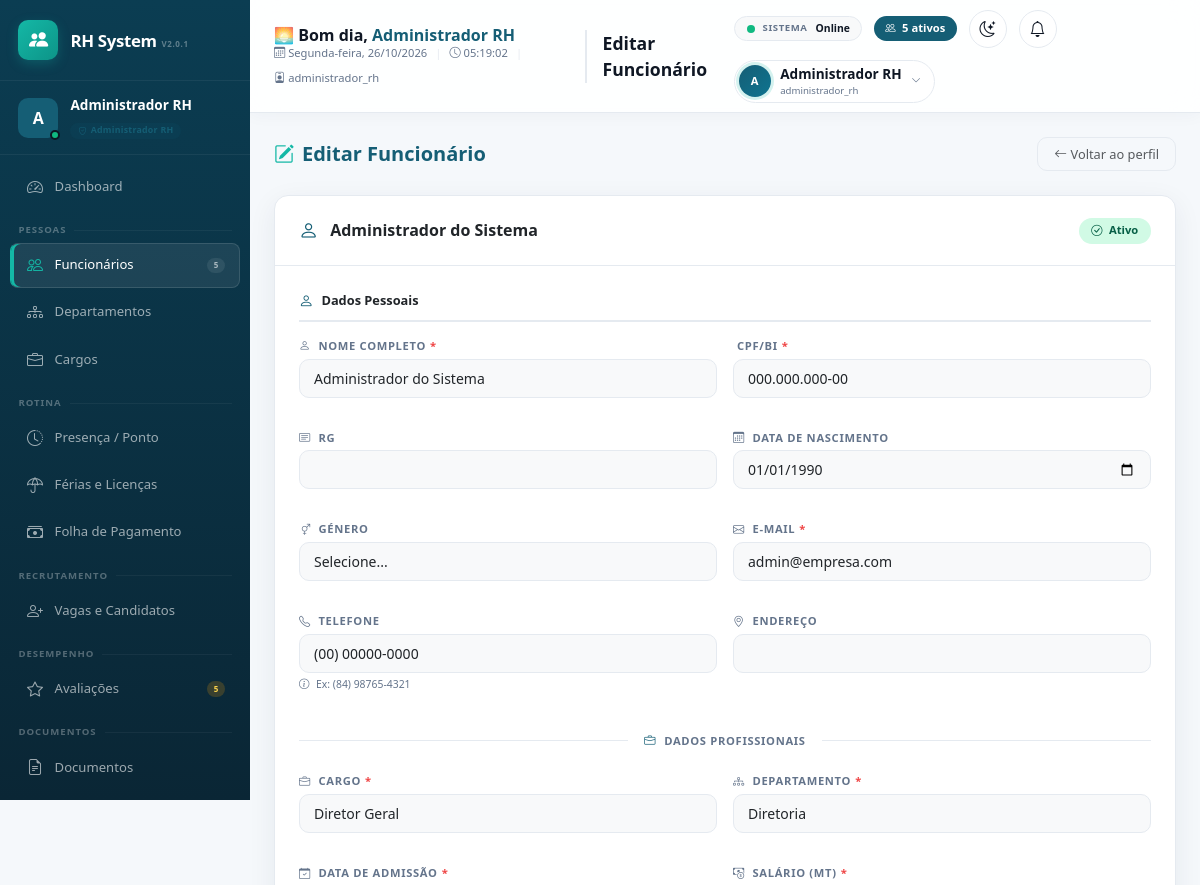
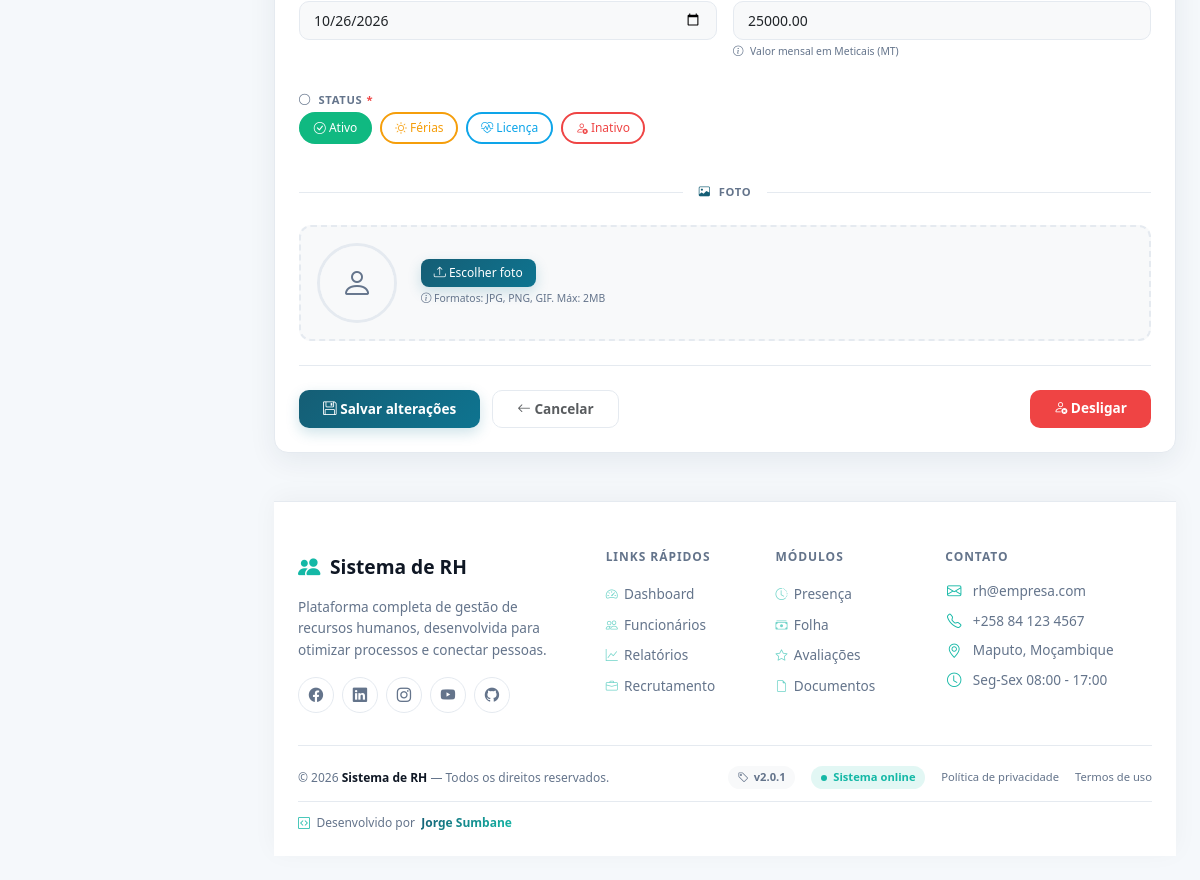
Screenshot of /modules/funcionarios/editar.php?id=1 (signed in) with the database file from the repository (2 pictures, top to bottom).
### tables this page shows
CREATE TABLE funcionarios (
    id INT AUTO_INCREMENT PRIMARY KEY,
    nome VARCHAR(150) NOT NULL,
    cpf VARCHAR(20) NOT NULL UNIQUE,  
    rg VARCHAR(30) NULL,
    data_nascimento DATE NULL,
    genero ENUM('masculino','feminino','outro') NULL,
    email VARCHAR(150) NOT NULL UNIQUE,
    telefone VARCHAR(30) NULL,
    endereco VARCHAR(255) NULL,
    data_admissao DATE NOT NULL,
    data_demissao DATE NULL,
    cargo_id INT NOT NULL,
    departamento_id INT NOT NULL,
    salario DECIMAL(10,2) NOT NULL DEFAULT 0,
    status ENUM('ativo','inativo','ferias','licenca') NOT NULL DEFAULT 'ativo',
    foto VARCHAR(255) NULL,
    criado_em DATETIME NOT NULL DEFAULT CURRENT_TIMESTAMP,
    atualizado_em DATETIME NOT NULL DEFAULT CURRENT_TIMESTAMP ON UPDATE CURRENT_TIMESTAMP,
    CONSTRAINT fk_func_cargo FOREIGN KEY (cargo_id) REFERENCES cargos(id) ON DELETE RESTRICT,
    CONSTRAINT fk_func_departamento FOREIGN KEY (departamento_id) REFERENCES departamentos(id) ON DELETE RESTRICT
);

CREATE TABLE cargos (
    id INT AUTO_INCREMENT PRIMARY KEY,
    titulo VARCHAR(100) NOT NULL,
    departamento_id INT NOT NULL,
    salario_base DECIMAL(10,2) NOT NULL DEFAULT 0,
    descricao TEXT NULL,
    ativo TINYINT(1) NOT NULL DEFAULT 1,
    criado_em DATETIME NOT NULL DEFAULT CURRENT_TIMESTAMP,
    CONSTRAINT fk_cargos_departamento FOREIGN KEY (departamento_id) REFERENCES departamentos(id) ON DELETE RESTRICT
);

CREATE TABLE departamentos (
    id INT AUTO_INCREMENT PRIMARY KEY,
    nome VARCHAR(100) NOT NULL,
    descricao TEXT NULL,
    gestor_id INT NULL,  
    ativo TINYINT(1) NOT NULL DEFAULT 1,
    criado_em DATETIME NOT NULL DEFAULT CURRENT_TIMESTAMP
);

### includes/bootstrap.php (called while the page is built, shortened)
<?php
spl_autoload_register(function (string $classe): void {
    $caminho = __DIR__ . '/../classes/' . $classe . '.php';
});
require_once __DIR__ . '/auth.php';
require_once __DIR__ . '/functions.php';

### classes/Database.php (called while the page is built, shortened)
<?php
class Database
{
    private static ?PDO $instance = null;
    public static function getConnection(): PDO
    {
        if (self::$instance === null) {
            $dsn = sprintf(
                'mysql:host=%s;port=%s;dbname=%s;charset=%s',
                DB_HOST,
                DB_PORT,
                DB_NAME,
                DB_CHARSET
            );
            $options = [
                PDO::ATTR_ERRMODE            => PDO::ERRMODE_EXCEPTION,
                PDO::ATTR_DEFAULT_FETCH_MODE => PDO::FETCH_ASSOC,
                PDO::ATTR_EMULATE_PREPARES   => false,
            ];
            try {
                self::$instance = new PDO($dsn, DB_USER, DB_PASS, $options);
                $offset = (new DateTime('now', new DateTimeZone(date_default_timezone_get())))->format('P');
                self::$instance->exec("SET time_zone = '{$offset}'");
            } catch (PDOException $e) {
                error_log('Erro de conexão com o banco: ' . $e->getMessage());
                die('Não foi possível conectar ao banco de dados. Verifique se o MySQL está em execução no XAMPP e se o banco "rh_sistema" foi importado (veja database/schema.sql).');
            }
        }
        return self::$instance;
    }
}

### classes/Funcionario.php (called while the page is built, shortened)
<?php
class Funcionario
{
    private PDO $db;
    public function __construct()
    {
        $this->db = Database::getConnection();
    }
    public function buscarPorId(int $id): ?array
    {
        $stmt = $this->db->prepare(
            'SELECT f.*, c.titulo AS cargo_titulo, d.nome AS departamento_nome
             FROM funcionarios f
             JOIN cargos c ON c.id = f.cargo_id
             JOIN departamentos d ON d.id = f.departamento_id
             WHERE f.id = :id'
        );
        $stmt->execute([':id' => $id]);
        $resultado = $stmt->fetch();
        return $resultado ?: null;
    }
}

### includes/functions.php (called while the page is built, shortened)
<?php
function e(?string $texto): string
{
    return htmlspecialchars($texto ?? '', ENT_QUOTES, 'UTF-8');
}
    ?>

### classes/Cargo.php (called while the page is built, shortened)
<?php
class Cargo
{
    private PDO $db;
    public function __construct()
    {
        $this->db = Database::getConnection();
    }
    public function listar(): array
    {
        $stmt = $this->db->query(
            'SELECT c.*, d.nome AS departamento_nome
             FROM cargos c
             LEFT JOIN departamentos d ON d.id = c.departamento_id
             ORDER BY c.titulo ASC'
        );
        return $stmt->fetchAll();
    }
}

### classes/Departamento.php (called while the page is built, shortened)
<?php
class Departamento
{
    private PDO $db;
    public function __construct()
    {
        $this->db = Database::getConnection();
    }
    public function listar(bool $apenasAtivos = false): array
    {
        $sql = 'SELECT d.*, f.nome AS gestor_nome,
                       (SELECT COUNT(*) FROM funcionarios WHERE departamento_id = d.id AND status = "ativo") AS total_funcionarios
                FROM departamentos d
                LEFT JOIN funcionarios f ON f.id = d.gestor_id';
        if ($apenasAtivos) {
            $sql .= ' WHERE d.ativo = 1';
        }
        $sql .= ' ORDER BY d.nome ASC';
        return $this->db->query($sql)->fetchAll();
    }
}

### includes/auth.php (called while the page is built, shortened)
<?php
function estaLogado(): bool
{
    return isset($_SESSION['usuario_id']);
}
function usuarioTemPerfil(array $perfis): bool
{
    return usuarioAtualPerfil() === PERFIL_SUPER_ADMIN
        || in_array(usuarioAtualPerfil(), $perfis, true);
}
function usuarioAtualPerfil(): string
{
    return $_SESSION['usuario_perfil'] ?? '';
}

### modules/funcionarios/_form.php (the view, shortened to what this page needs)
<?php
$isEdit = isset($id) && $id > 0;
?>
<form method="POST" enctype="multipart/form-data">
    <div class="form-section-title">
        <i class="bi bi-person"></i> Dados Pessoais
    </div>
    <div class="row g-3">
        <div class="col-md-6">
            <div class="form-floating-custom">
                <label class="form-label required-field"><i class="bi bi-person"></i> Nome completo</label>
                <input type="text" name="nome" class="form-control <?= in_array('Informe o nome.', $erros) ? 'is-invalid' : '' ?>"
                       value="<?= e($funcionario['nome'] ?? '') ?>" required>
            </div>
        </div>
        <div class="col-md-6">
            <div class="form-floating-custom">
                <label class="form-label required-field"><i class="bi bi-id-card"></i> CPF/BI</label>
                <input type="text" name="cpf" class="form-control <?= in_array('Informe o CPF/BI.', $erros) ? 'is-invalid' : '' ?>"
                       value="<?= e($funcionario['cpf'] ?? '') ?>" required>
            </div>
        </div>
        <div class="col-md-6">
            <div class="form-floating-custom">
                <label class="form-label"><i class="bi bi-card-text"></i> RG</label>
                <input type="text" name="rg" class="form-control" value="<?= e($funcionario['rg'] ?? '') ?>">
            </div>
        </div>
        <div class="col-md-6">
            <div class="form-floating-custom">
                <label class="form-label"><i class="bi bi-calendar3"></i> Data de nascimento</label>
                <input type="date" name="data_nascimento" class="form-control"
                       value="<?= e($funcionario['data_nascimento'] ?? '') ?>">
            </div>
        </div>
        <div class="col-md-6">
            <div class="form-floating-custom">
                <label class="form-label"><i class="bi bi-gender-ambiguous"></i> Género</label>
                <select name="genero" class="form-select">
                    <option value="">Selecione...</option>
                </select>
            </div>
        </div>
        <div class="col-md-6">
            <div class="form-floating-custom">
                <label class="form-label required-field"><i class="bi bi-envelope"></i> E-mail</label>
                <input type="email" name="email" class="form-control <?= in_array('E-mail inválido.', $erros) ? 'is-invalid' : '' ?>"
                       value="<?= e($funcionario['email'] ?? '') ?>" required>
            </div>
        </div>
        <div class="col-md-6">
            <div class="form-floating-custom">
                <label class="form-label"><i class="bi bi-telephone"></i> Telefone</label>
                <input type="text" name="telefone" class="form-control" value="<?= e($funcionario['telefone'] ?? '') ?>">
                <div class="form-text"><i class="bi bi-info-circle"></i> Ex: (84) 98765-4321</div>
            </div>
        </div>
        <div class="col-md-6">
            <div class="form-floating-custom">
                <label class="form-label"><i class="bi bi-geo-alt"></i> Endereço</label>
                <input type="text" name="endereco" class="form-control" value="<?= e($funcionario['endereco'] ?? '') ?>">
            </div>
        </div>
    </div>
    <div class="form-divider">
        <span><i class="bi bi-briefcase"></i> Dados Profissionais</span>
    </div>
    <div class="row g-3">
        <div class="col-md-6">
            <div class="form-floating-custom">
                <label class="form-label required-field"><i class="bi bi-briefcase"></i> Cargo</label>
                <select name="cargo_id" class="form-select" required>
                    <?php foreach ($cargos as $c): ?>
                        <option value="<?= $c['id'] ?>" <?= ($funcionario['cargo_id'] ?? '') == $c['id'] ? 'selected' : '' ?>>
                            <?= e($c['titulo']) ?>
                        </option>
                    <?php endforeach; ?>
                </select>
            </div>
        </div>
        <div class="col-md-6">
            <div class="form-floating-custom">
                <label class="form-label required-field"><i class="bi bi-diagram-3"></i> Departamento</label>
                <select name="departamento_id" class="form-select" required>
                    <?php foreach ($departamentos as $d): ?>
                        <option value="<?= $d['id'] ?>" <?= ($funcionario['departamento_id'] ?? '') == $d['id'] ? 'selected' : '' ?>>
                            <?= e($d['nome']) ?>
                        </option>
                    <?php endforeach; ?>
                </select>
            </div>
        </div>
        <div class="col-md-6">
            <div class="form-floating-custom">
                <label class="form-label required-field"><i class="bi bi-calendar-check"></i> Data de admissão</label>
                <input type="date" name="data_admissao" class="form-control <?= in_array('Informe a data de admissão.', $erros) ? 'is-invalid' : '' ?>"
                       value="<?= e($funcionario['data_admissao'] ?? '') ?>" required>
            </div>
        </div>
        <?php if (usuarioTemPerfil([PERFIL_ADMIN, PERFIL_RH])): ?>
        <div class="col-md-6">
            <div class="form-floating-custom">
                <label class="form-label required-field"><i class="bi bi-cash-coin"></i> Salário (MT)</label>
                <input type="number" step="0.01" name="salario" class="form-control <?= in_array('Salário inválido.', $erros) ? 'is-invalid' : '' ?>"
                       value="<?= e($funcionario['salario'] ?? '') ?>" required>
                <div class="form-text"><i class="bi bi-info-circle"></i> Valor mensal em Meticais (MT)</div>
            </div>
        </div>
        <?php endif; ?>
        <div class="col-md-6">
            <div class="form-floating-custom">
                <label class="form-label required-field"><i class="bi bi-circle"></i> Status</label>
                <div class="status-options" role="group">
                    <label class="status-option ativo <?= ($funcionario['status'] ?? 'ativo') === 'ativo' ? 'active' : '' ?>">
                        <i class="bi bi-check-circle"></i> Ativo
                    </label>
                    <label class="status-option ferias <?= ($funcionario['status'] ?? '') === 'ferias' ? 'active' : '' ?>">
                        <i class="bi bi-sun"></i> Férias
                    </label>
                    <label class="status-option licenca <?= ($funcionario['status'] ?? '') === 'licenca' ? 'active' : '' ?>">
                        <i class="bi bi-heart-pulse"></i> Licença
                    </label>
                    <label class="status-option inativo <?= ($funcionario['status'] ?? '') === 'inativo' ? 'active' : '' ?>">
                        <i class="bi bi-person-x"></i> Inativo
                    </label>
                </div>
            </div>
        </div>
    </div>
    <div class="form-divider">
        <span><i class="bi bi-image"></i> Foto</span>
    </div>
    <div class="photo-upload">
        <div class="photo-preview">
            <?php if (!empty($funcionario['foto'] ?? '')): ?>
                <img src="foto.php?id=<?= $id ?? 0 ?>" alt="Foto">
            <?php else: ?>
                <div class="no-photo">
                    <i class="bi bi-person"></i>
                </div>
            <?php endif; ?>
        </div>
        <div class="photo-actions">
            <label class="btn btn-primary btn-sm">
                <i class="bi bi-upload"></i> Escolher foto
            </label>
            <div class="form-text">
                <i class="bi bi-info-circle"></i> Formatos: JPG, PNG, GIF. Máx: 2MB
            </div>
        </div>
    </div>
    <div class="form-actions">
        <button type="submit" class="btn btn-primary">
            <i class="bi bi-floppy"></i> Salvar alterações
        </button>
        <a href="visualizar.php?id=<?= $id ?? 0 ?>" class="btn btn-secondary">
            <i class="bi bi-arrow-left"></i> Cancelar
        </a>
        <?php if ($isEdit && usuarioTemPerfil([PERFIL_ADMIN, PERFIL_RH]) && ($funcionario['status'] ?? '') !== 'inativo' && ($funcionario['status'] ?? '') !== 'desligado'): ?>
            <a href="desligar.php?id=<?= $id ?>" class="btn btn-danger ms-auto js-confirm"
               data-confirm-msg="Confirma o desligamento deste funcionário?">
                <i class="bi bi-person-x"></i> Desligar
            </a>
        <?php endif; ?>
    </div>
</form>

### modules/funcionarios/editar.php (shortened to what this page needs)
<?php
require_once __DIR__ . '/../../includes/bootstrap.php';
$id = (int) ($_GET['id'] ?? 0);
$funcionarioModel = new Funcionario();
$cargoModel = new Cargo();
$departamentoModel = new Departamento();
$funcionario = $funcionarioModel->buscarPorId($id);
$cargos = $cargoModel->listar();
$departamentos = $departamentoModel->listar(true);
$erros = [];
require __DIR__ . '/../../includes/header.php';
?>
<div class="page-header-custom">
    <h5>
        <i class="bi bi-pencil-square"></i> Editar Funcionário
    </h5>
    <a href="visualizar.php?id=<?= $id ?>" class="btn-back">
        <i class="bi bi-arrow-left"></i> Voltar ao perfil
    </a>
</div>
<div class="form-card">
    <div class="form-card-header">
        <i class="bi bi-person" style="color:var(--rh-primary);font-size:1.2rem;"></i>
        <h5><?= e($funcionario['nome']) ?></h5>
        <span class="badge-status <?= $funcionario['status'] ?? 'ativo' ?>">
            <i class="bi <?= $funcionario['status'] === 'ativo' ? 'bi-check-circle' : ($funcionario['status'] === 'ferias' ? 'bi-sun' : 'bi-x-circle') ?>"></i>
            <?= ucfirst($funcionario['status'] ?? 'Ativo') ?>
        </span>
    </div>
    <div class="form-card-body">
        <?php require __DIR__ . '/_form.php'; ?>
    </div>
</div>
<?php require __DIR__ . '/../../includes/footer.php'; ?>

### rows the page displays
funcionarios: nome "Administrador do Sistema", status "Ativo", cpf "000.000.000-00", data_nascimento "01/01/1990", email "admin@empresa.com", telefone "(00) 00000-0000", cargo_id "Diretor Geral", departamento_id "Diretoria", data_admissao "10/26/2026", salario "25000.00"

### other values shown
$avatarInicial "A"
$nomeUsuario "Administrador RH"
$perfilLabel "Administrador RH"
$totalFuncionarios "5"
$avaliacoesPendentes "5"
$diaSemana "Segunda-feira"
$perfilUsuario "administrador_rh"
$pageTitle "Editar Funcionário"
$totalAtivos "5"
substr($nomeUsuario, 0, 1) "A"
